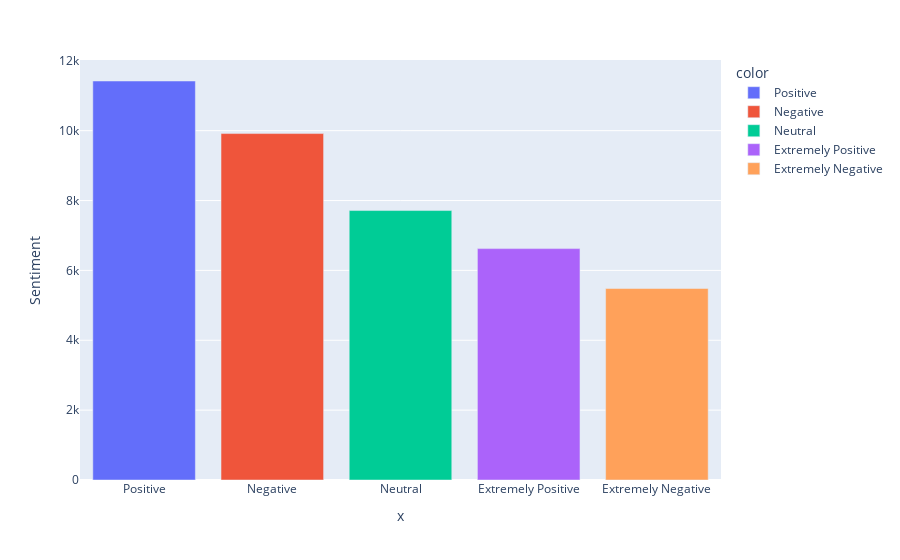

The cell this chart's notebook holds for it:
### Code cell
fig = px.bar(a, x=['Positive','Negative','Neutral','Extremely Positive','Extremely Negative'], y='Sentiment',color=['Positive','Negative','Neutral','Extremely Positive','Extremely Negative'])
fig.show()

### Figure 1 — Plotly figure (JSON) as saved in the notebook; plotly's stock layout.template omitted (floating-point values rounded to 4 significant figures)
{"data": [{"alignmentgroup": "True", "hovertemplate": "color=Positive<br>x=%{x}<br>Sentiment=%{y}<extra></extra>", "legendgroup": "Positive", "marker": {"color": "#636efa"}, "name": "Positive", "offsetgroup": "Positive", "orientation": "v", "showlegend": true, "textposition": "auto", "type": "bar", "x": ["Positive"], "xaxis": "x", "y": [11422], "yaxis": "y"}, {"alignmentgroup": "True", "hovertemplate": "color=Negative<br>x=%{x}<br>Sentiment=%{y}<extra></extra>", "legendgroup": "Negative", "marker": {"color": "#EF553B"}, "name": "Negative", "offsetgroup": "Negative", "orientation": "v", "showlegend": true, "textposition": "auto", "type": "bar", "x": ["Negative"], "xaxis": "x", "y": [9917], "yaxis": "y"}, {"alignmentgroup": "True", "hovertemplate": "color=Neutral<br>x=%{x}<br>Sentiment=%{y}<extra></extra>", "legendgroup": "Neutral", "marker": {"color": "#00cc96"}, "name": "Neutral", "offsetgroup": "Neutral", "orientation": "v", "showlegend": true, "textposition": "auto", "type": "bar", "x": ["Neutral"], "xaxis": "x", "y": [7713], "yaxis": "y"}, {"alignmentgroup": "True", "hovertemplate": "color=Extremely Positive<br>x=%{x}<br>Sentiment=%{y}<extra></extra>", "legendgroup": "Extremely Positive", "marker": {"color": "#ab63fa"}, "name": "Extremely Positive", "offsetgroup": "Extremely Positive", "orientation": "v", "showlegend": true, "textposition": "auto", "type": "bar", "x": ["Extremely Positive"], "xaxis": "x", "y": [6624], "yaxis": "y"}, {"alignmentgroup": "True", "hovertemplate": "color=Extremely Negative<br>x=%{x}<br>Sentiment=%{y}<extra></extra>", "legendgroup": "Extremely Negative", "marker": {"color": "#FFA15A"}, "name": "Extremely Negative", "offsetgroup": "Extremely Negative", "orientation": "v", "showlegend": true, "textposition": "auto", "type": "bar", "x": ["Extremely Negative"], "xaxis": "x", "y": [5481], "yaxis": "y"}], "layout": {"barmode": "relative", "legend": {"title": {"text": "color"}, "tracegroupgap": 0}, "margin": {"t": 60}, "xaxis": {"anchor": "y", "domain": [0, 1], "title": {"text": "x"}}, "yaxis": {"anchor": "x", "domain": [0, 1], "title": {"text": "Sentiment"}}}}
